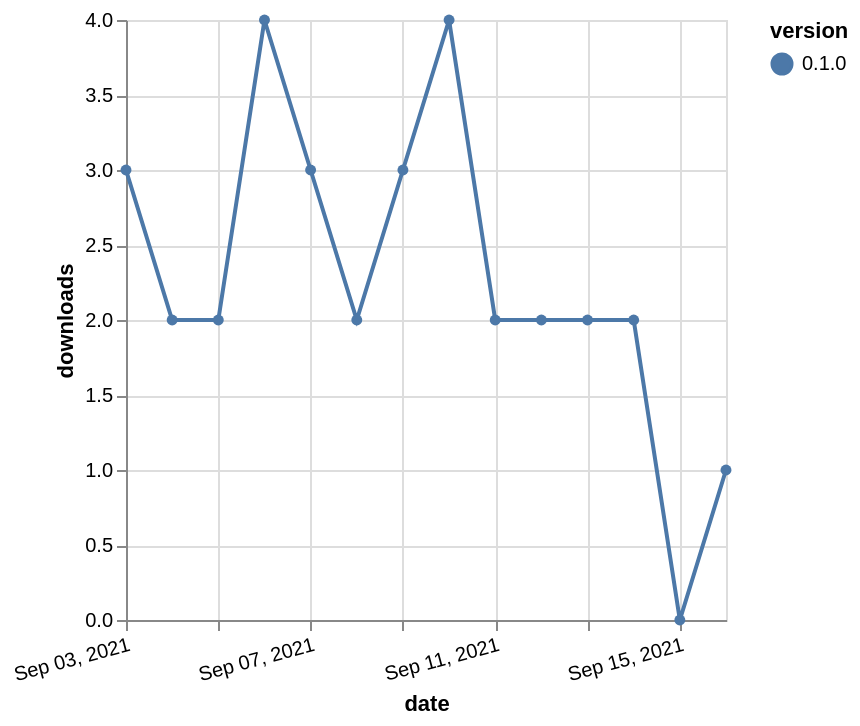

Write a Vega-Lite specification for this figure.
### Vega-Lite specification from a JSON file in a GitHub repository (floating-point values rounded to 4 significant figures)
{"$schema": "https://vega.github.io/schema/vega-lite/v5.json", "description": "A simple bar chart with embedded data.", "data": {"values": [{"date": "2021-09-03", "total": 2773, "delta": 3, "version": "0.1.0"}, {"date": "2021-09-04", "total": 2775, "delta": 2, "version": "0.1.0"}, {"date": "2021-09-05", "total": 2777, "delta": 2, "version": "0.1.0"}, {"date": "2021-09-06", "total": 2781, "delta": 4, "version": "0.1.0"}, {"date": "2021-09-07", "total": 2784, "delta": 3, "version": "0.1.0"}, {"date": "2021-09-08", "total": 2786, "delta": 2, "version": "0.1.0"}, {"date": "2021-09-09", "total": 2789, "delta": 3, "version": "0.1.0"}, {"date": "2021-09-10", "total": 2793, "delta": 4, "version": "0.1.0"}, {"date": "2021-09-11", "total": 2795, "delta": 2, "version": "0.1.0"}, {"date": "2021-09-12", "total": 2797, "delta": 2, "version": "0.1.0"}, {"date": "2021-09-13", "total": 2799, "delta": 2, "version": "0.1.0"}, {"date": "2021-09-14", "total": 2801, "delta": 2, "version": "0.1.0"}, {"date": "2021-09-15", "total": 2801, "delta": 0, "version": "0.1.0"}, {"date": "2021-09-16", "total": 2802, "delta": 1, "version": "0.1.0"}]}, "width": "container", "mark": {"type": "line", "point": {"filled": true}}, "encoding": {"x": {"field": "date", "type": "temporal", "timeUnit": "yearmonthdate", "title": "date", "axis": {"labelAngle": -15}}, "y": {"field": "delta", "type": "quantitative", "title": "downloads"}, "color": {"field": "version", "type": "nominal"}, "tooltip": {"field": "delta"}}}
